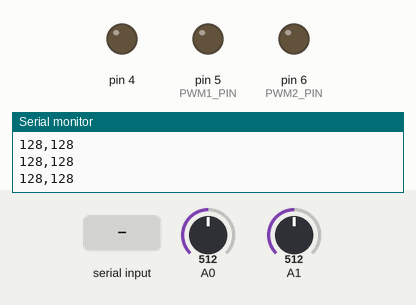
Bench run of a sketch on a simulated Arduino Uno, built with avr-gcc and run on an emulated ATmega328P. Parts: output pins drawn as LEDs (lit = HIGH), the last lines printed to the serial monitor. The test bench sets the inputs (shaded band); at power-on: A0 = 512, A1 = 512.

Above: at 1.2 s.
1.3 s: "90,45\n" received over Serial
At 2.0 s:
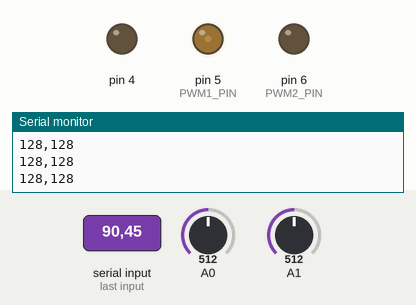
3.0 s: "30,150\n" received over Serial
At 4.2 s:
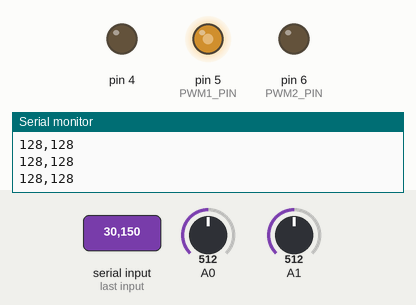
4.5 s: "200\n" received over Serial
At 6.3 s:
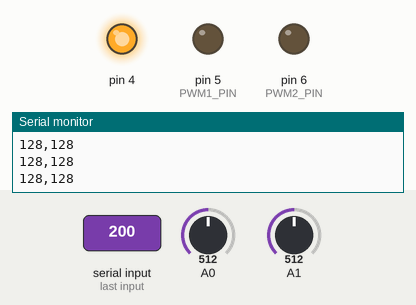
7.0 s: "1,90\n" received over Serial
At 7.5 s:
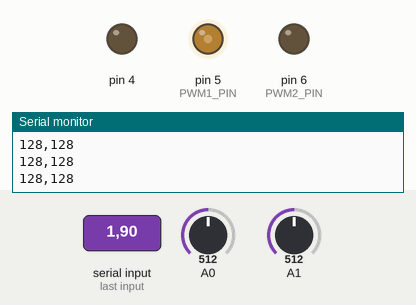
Timing chart, 0 to 9.5 s (numbered marks = the images above; inputs shaded):
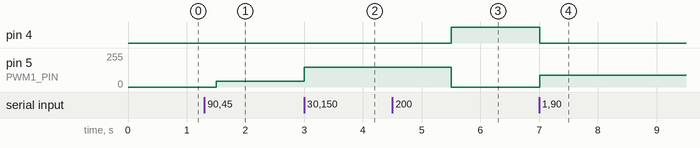

The sketch:

arduino_sketch.ino
```cpp
#define PWM1_PIN 5
#define PWM2_PIN 6

int ValuePWM1, ValuePWM2;
int ValueA0, ValueA1;

void setup() {

  // initialize serial and pwm pins
  Serial.begin(115200);
  pinMode(PWM1_PIN, OUTPUT);
  pinMode(PWM2_PIN, OUTPUT);
}

void loop() {

  // check for incoming serial data
  if (Serial.available() > 0) {
    ValuePWM1 = Serial.parseInt();
    ValuePWM2 = Serial.parseInt();
    Serial.read();
    analogWrite(4, ValuePWM1);
    analogWrite(5, ValuePWM2);
  }

  // read analog input, divide by 4 to make the range 0-255:
  int ValueA0 = analogRead(A0) / 4;
  int ValueA1 = analogRead(A1) / 4;

  // send values to serial data
  Serial.print(ValueA0);
  Serial.print(',');
  Serial.println(ValueA1);

  delay(500);
}
```

Measured:
- after the input at 1.3 s, pin 5 (PWM1_PIN): 0/255 → 45/255 after 0.20 s
- after the input at 3.0 s, pin 5 (PWM1_PIN): 45/255 → 150/255 at once
- after the input at 4.5 s, pin 4: LOW → HIGH after 1.0 s; pin 5 (PWM1_PIN): 150/255 → 0/255 after 1.0 s
- after the input at 7.0 s, pin 4: HIGH → LOW at once; pin 5 (PWM1_PIN): 0/255 → 90/255 at once
